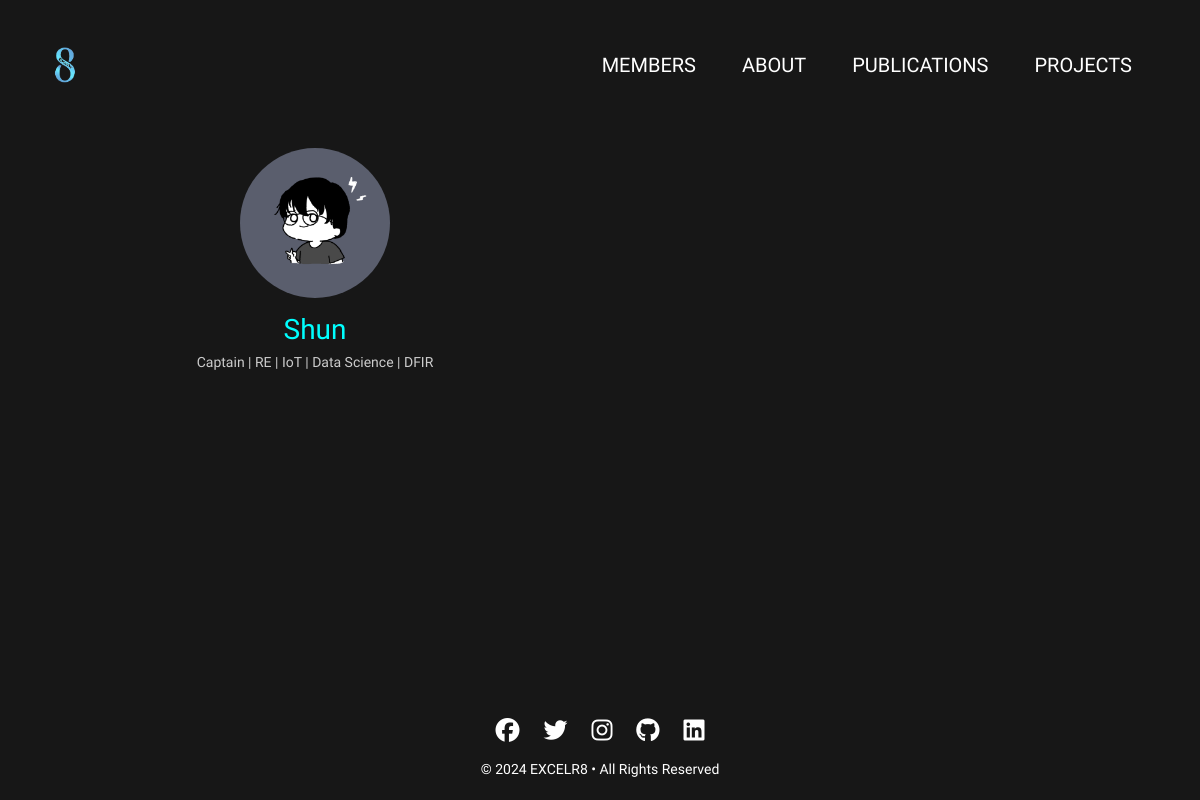
/members/, run on an earlier commit of the app's database.
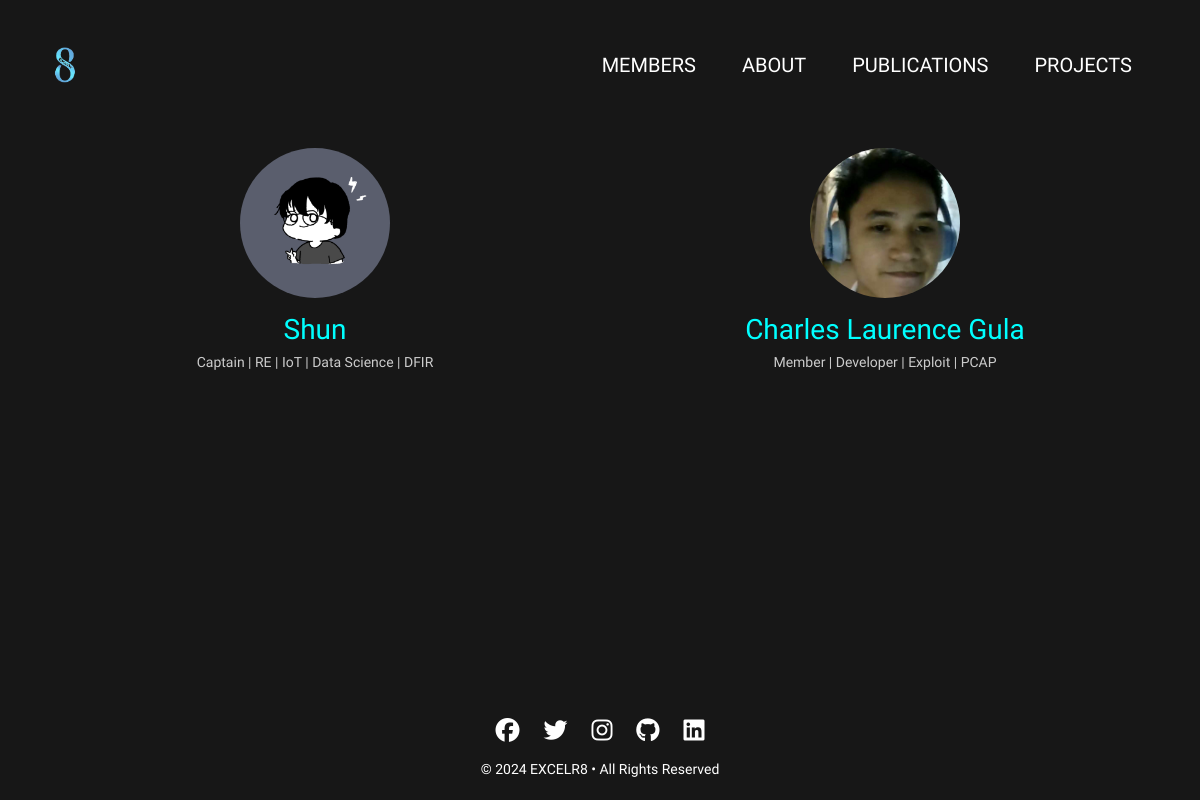
And on a later commit of the database.
### admin_dashboard/models.py (models this page shows, shortened)
class TeamMember(models.Model):
    name = models.CharField(max_length=255)
    role = models.CharField(max_length=100)
    biography = models.TextField()
    image = models.ImageField(upload_to='team_members/', blank=True, null=True)
    created_at = models.DateTimeField(auto_now_add=True)
    history = HistoricalRecords()

### team_management/views.py (the view)
# urls.py: path('', views.team_list, name='team_list'),
def team_list(request):
    members = TeamMember.objects.all()  # Fetch members from the database
    return render(request, 'team_list.html', {'team_members': members})  # Pass members to the template

### team_management/templates/team_list.html (shortened to what this page needs)
{% extends 'base.html' %}
{% load static %}
{% block content %}
<div class="container team-container" style="margin-top: 100px;">
    <div class="row mt-5">
        {% for member in team_members %}
        <div class="col-md-6 team-member">
            {% if member.image %}
                <img src="{{ member.image.url }}" alt="{{ member.name }}">
            {% else %}
                <img src="{% static 'default_image.png' %}" alt="Default Image">
            {% endif %}
            <h3>{{ member.name }}</h3>
            <p>{{ member.role }}</p>
        </div>
        {% endfor %}
    </div>
</div>
{% endblock %}

### home/templates/base.html (shortened to what this page needs)
{% load static %}
<!DOCTYPE html>
<html lang="en">
<head>
    <link href="https://stackpath.bootstrapcdn.com/bootstrap/4.5.2/css/bootstrap.min.css" rel="stylesheet">
</head>
<body>
<nav class="navbar navbar-expand-lg navbar-dark">
    <div class="container">
        <a class="navbar-brand" href="{% url 'home' %}">
            <img src="{% static 'home/eight.png' %}" alt="Logo">
        </a>
        <div class="collapse navbar-collapse justify-content-end" id="navbarNav">
            <ul class="navbar-nav">
                <li class="nav-item">
                    <a class="nav-link" href="{% url 'team_management:team_list' %}">Members</a>
                </li>
                <li class="nav-item">
                    <a class="nav-link" href="{% url 'about' %}">About</a>
                </li>
                <li class="nav-item">
                    <a class="nav-link" href="{% url 'publications' %}">Publications</a>
                </li>
                <li class="nav-item">
                    <a class="nav-link" href="{% url 'projects' %}">Projects</a>
                </li>
            </ul>
        </div>
    </div>
</nav>
{% block content %}{% endblock %}
<footer class="footer">
    <div class="footer-icons">
        <a href="#" target="_blank"><i class="fab fa-facebook"></i></a>
        <a href="#" target="_blank"><i class="fab fa-twitter"></i></a>
        <a href="#" target="_blank"><i class="fab fa-instagram"></i></a>
        <a href="#" target="_blank"><i class="fab fa-github"></i></a>
        <a href="#" target="_blank"><i class="fab fa-linkedin"></i></a>
    </div>
    <div class="footer-text">
        © 2024 EXCELR8 • All Rights Reserved
    </div>
</footer>
</body>
</html>

### home/templates/base.html (style rules this page uses)
body { background-color: rgb(23, 23, 23); display: flex; flex-direction: column; min-height: 100vh; margin: 0; font-family: 'Courier Prime', monospace; transition: background-color 0.3s, color 0.3s; }
.navbar { background-color: transparent; width: 100%; position: fixed; top: 0; padding: 10px 0; }
.navbar-nav .nav-link { color: #ffffff !important; font-size: 20px; text-transform: uppercase; margin: 0 15px; transition: color 0.3s ease, background-color 0.3s ease; border-radius: 5px; padding: 5px 10px; }
.navbar-brand img { max-height: 40px; }
.container { text-align: center; margin-top: 30px; flex: 1; }
.footer { background-color: rgb(23, 23, 23); color: #ffffff; padding: 20px 0; text-align: center; position: fixed; bottom: 0; width: 100%; }
.footer-icons { margin-bottom: 10px; }
.footer-icons a { color: #ffffff; font-size: 24px; margin: 0 10px; text-decoration: none; }
.footer-text { font-size: 14px; }

### team_management/templates/team_list.html (style rules this page uses)
body { background-color: rgb(23, 23, 23); font-family: 'Courier Prime', monospace; color: #ffffff; }
.team-container { margin-top: 100px; text-align: center; opacity: 0; transform: translateX(50px); transition: opacity 0.5s ease, transform 0.5s ease; }
.team-container.fade-in { opacity: 1; transform: translateX(0); }
.team-member { margin-bottom: 30px; }
.team-member img { width: 150px; height: 150px; border-radius: 50%; margin-bottom: 15px; object-fit: cover; }
.team-member h3 { color: #00ffff; margin-bottom: 5px; }
.team-member p { color: #cccccc; font-size: 14px; }
.footer { background-color: rgb(23, 23, 23); color: #ffffff; padding: 20px 0; text-align: center; }
.footer-icons a { color: #ffffff; font-size: 24px; margin: 0 10px; text-decoration: none; }
.footer-text { font-size: 14px; margin-top: 10px; }

What changed in the data, as far as the page shows it:
added TeamMember: image (picture), name "Charles Laurence Gula", role "Member | Developer | Exploit | PCAP"
